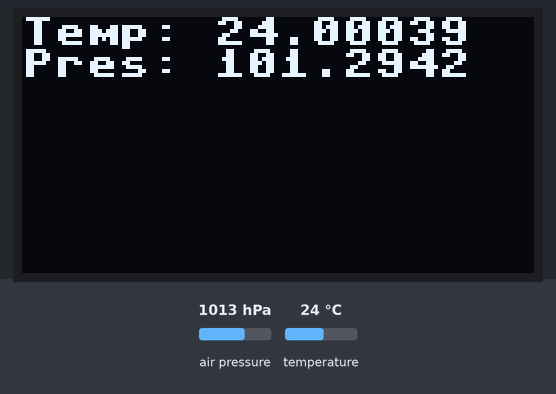
The program below on a simulated ESP32 board running MicroPython. On the bench: 128×64 one-colour display. Inputs (shaded band) come from the test bench; at power-on: air pressure 1013 hPa, temperature 24 °C. Requests to the public web service named in the program get a made-up reply in its usual format after 0.4 s (London, UTC, broken clouds, 64 % humidity, 1013 hPa unless stated); library files of the repository ran but are not shown: bmp180.py, ssd1306.py; what the program prints to the serial console is not drawn.

Above: at 0.2 s.

The program:

thingspeak.py
```python
from machine import I2C, Pin, SoftI2C
from lib.sensors.bmp180 import BMP180
from time import sleep
from lib.config import *
from lib.oled.ssd1306 import SSD1306_I2C
import usocket as socket

#
i2c = SoftI2C(sda=Pin(DEFAULT_IOTKIT_I2C_SDA), scl=Pin(DEFAULT_IOTKIT_I2C_SCL))
display = SSD1306_I2C(128, 64, i2c)

bmp180 = BMP180(i2c)
bmp180.oversample_sett = 2
bmp180.baseline = 101325

while True:
  temp = bmp180.temperature
  pres = bmp180.pressure
  values = "key=" + "A2ABBMDJYRAMA6JM" + "&field1=" + str(temp) + "&field2=" + str(pres / 1000)

  display.text("Temp: " + str(temp), 0, 0)
  display.text("Pres: " + str(pres / 1000), 0, 8)
  display.show()
  print ( values )

  s = socket.socket()

  ai = socket.getaddrinfo("api.thingspeak.com", 80)
  print("Address infos:", ai)
  addr = ai[0][-1]

  print("Connect address:", addr)
  s.connect(addr)

  s.send(b"GET /update?" + values + " HTTP/1.1\r\nHost: api.thingspeak.com\r\n\r\n" )
  # rc = s.recv(4096)
  # print( rc )
  s.close()

  sleep( 15 )
```

config.py
```python
### Default Pins esp32-devkitC-V4 bzw. Mapping auf IoTKitV3.1 small

DEFAULT_IOTKIT_LED1 = 5
DEFAULT_IOTKIT_BUZZER = 26
DEFAULT_IOTKIT_BUTTON1 = 0

# I2C Bus D15 und D14
DEFAULT_IOTKIT_I2C_SCL = 4
DEFAULT_IOTKIT_I2C_SDA = 2

# H-Bridge D2 - D7
DEFAULT_IOTKIT_MOTOR1_FWD	= 12
DEFAULT_IOTKIT_MOTOR1_PWM	= 13
DEFAULT_IOTKIT_MOTOR1_REV	= 14
DEFAULT_IOTKIT_MOTOR2_FWD	= 16
DEFAULT_IOTKIT_MOTOR2_PWM	= 15
DEFAULT_IOTKIT_MOTOR2_REW = 17

# SPI Bus D10 (SS), D11 - D13
DEFAULT_IOTKIT_SPI_SCLK = 23
DEFAULT_IOTKIT_SPI_MISO = 22
DEFAULT_IOTKIT_SPI_MOSI = 21
DEFAULT_IOTKIT_SPI_SS   = 27

# 4 x 3 Header D9 und D8
DEFAULT_IOTKIT_SERVO1 = 19
DEFAULT_IOTKIT_SERVO2 = 18

# Analog Pins, A2 bis A5
DEFAULT_IOTKIT_POTI = 32
DEFAULT_IOTKIT_HALL_SENSOR = 33
DEFAULT_IOTKIT_ADC_4 = 34
DEFAULT_IOTKIT_ADC_5 = 35

# UART
DEFAULT_IOTKIT_UART_TX = 1
DEFAULT_IOTKIT_UART_RX = 3
```
